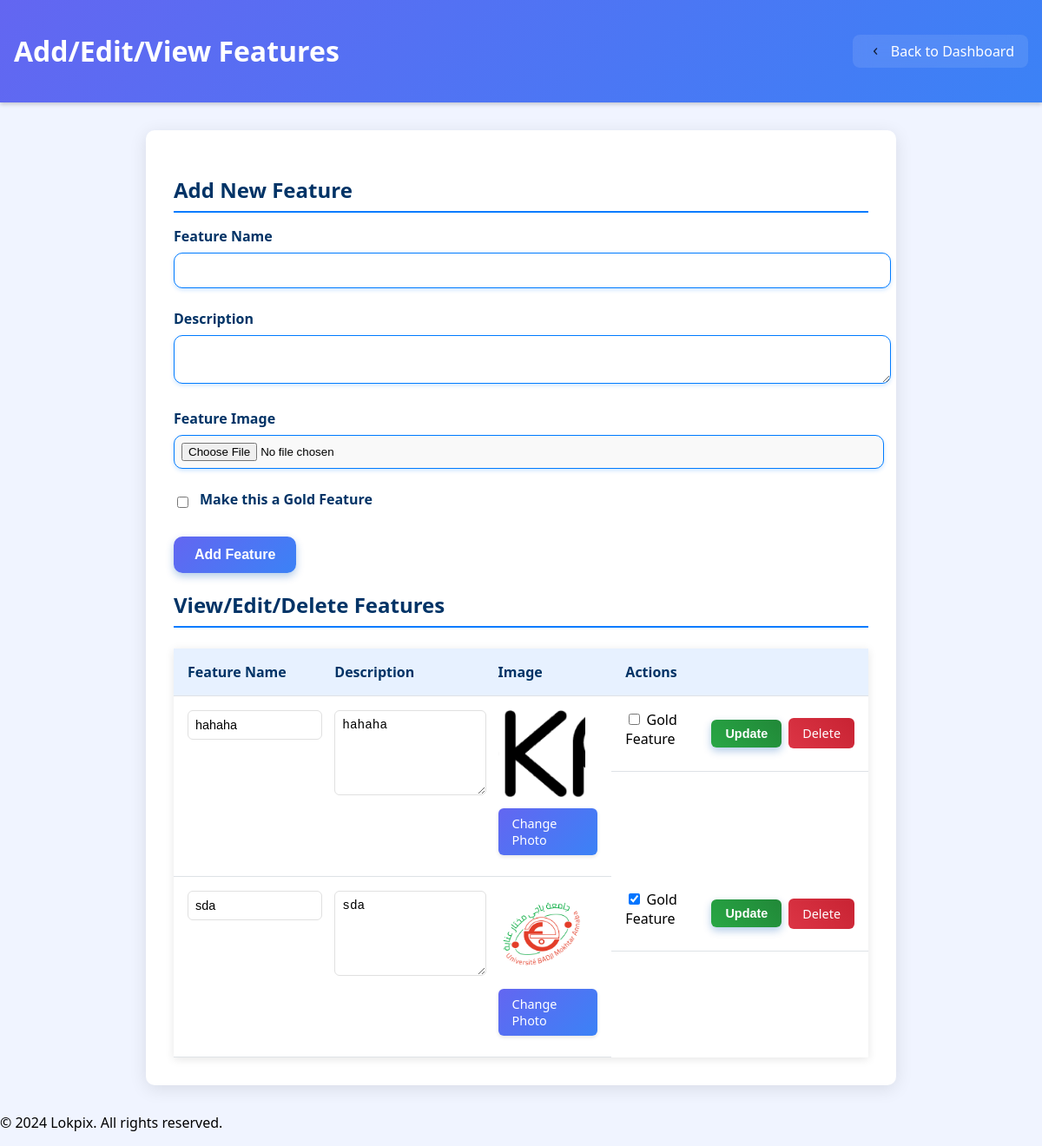
/add_feature.php, run on the app's committed database.
### tables this page shows
CREATE TABLE `features` (
  `id` int(11) NOT NULL,
  `title` varchar(255) NOT NULL,
  `description` text DEFAULT NULL,
  `photo` varchar(255) DEFAULT NULL,
  `created_at` timestamp NOT NULL DEFAULT current_timestamp(),
  `is_gold` tinyint(1) DEFAULT 0
);

### add_feature.php (the view, shortened to what this page needs)
<?php
include 'db_connect.php';
$stmt = $pdo->prepare("SELECT * FROM features ORDER BY created_at DESC");
$stmt->execute();
$features = $stmt->fetchAll();
?>
<!DOCTYPE html>
<html lang="en">
<head>
</head>
<body>
    <header style="display: flex; justify-content: space-between; align-items: center; padding: 1rem;">
        <h1 style="font-size: 2rem;">Add/Edit/View Features</h1>
        <a href="dashboard.php" style="text-decoration: none; display: inline-flex; align-items: center; gap: 0.5rem; color: white; background: rgba(255, 255, 255, 0.1); padding: 0.5rem 1rem; border-radius: 8px; backdrop-filter: blur(10px); transition: all 0.3s ease;">
            <img src="back.png" alt="Back" style="width: 20px; height: 20px;">
            <span style="font-size: 16px;">Back to Dashboard</span>
        </a>
    </header>
    <div class="main-content">
        <h2>Add New Feature</h2>
        <form action="add_feature.php" method="post" enctype="multipart/form-data">
            <div class="input-group">
                <label for="title">Feature Name</label>
                <input type="text" id="title" name="title" required>
            </div>
            <div class="input-group">
                <label for="description">Description</label>
                <textarea id="description" name="description" required></textarea>
            </div>
            <div class="input-group">
                <label for="photo">Feature Image</label>
                <input type="file" id="photo" name="photo" accept="image/*">
            </div>
            <div class="input-group" style="display: flex; align-items: center; gap: 10px;">
                <input type="checkbox" id="is_gold" name="is_gold" style="width: auto;">
                <label for="is_gold">Make this a Gold Feature</label>
            </div>
            <button type="submit">Add Feature</button>
        </form>
        <h2>View/Edit/Delete Features</h2>
        <table>
            <thead>
                <tr>
                    <th>Feature Name</th>
                    <th>Description</th>
                    <th>Image</th>
                    <th>Actions</th>
                </tr>
            </thead>
            <tbody>
                <?php foreach ($features as $feature): ?>
                <tr>
                    <form action="add_feature.php" method="post" enctype="multipart/form-data" style="display:inline;">
                        <td>
                            <input type="text" name="title" value="<?php echo htmlspecialchars($feature['title']); ?>" required>
                        </td>
                        <td>
                            <textarea name="description" required><?php echo htmlspecialchars($feature['description']); ?></textarea>
                        </td>
                        <td>
                            <img src="uploads/<?php echo htmlspecialchars($feature['photo']); ?>" alt="Image" class="feature-image">
                            <div class="file-input-container">
                                <label class="file-input-button" for="file-input-<?php echo $feature['id']; ?>">Change Photo</label>
                            </div>
                        </td>
                        <td class="table-actions">
                            <div style="margin-bottom: 10px;">
                                <input type="checkbox" id="is_gold_<?php echo $feature['id']; ?>" name="is_gold" <?php echo $feature['is_gold'] ? 'checked' : ''; ?> style="width: auto;">
                                <label for="is_gold_<?php echo $feature['id']; ?>">Gold Feature</label>
                            </div>
                            <button type="submit" class="btn-update">Update</button>
                            <a href="add_feature.php?action=delete&id=<?php echo $feature['id']; ?>" class="btn-delete" onclick="return confirm('Are you sure you want to delete this feature?');">Delete</a>
                        </td>
                    </form>
                </tr>
                <?php endforeach; ?>
            </tbody>
        </table>
    </div>
    <footer>
        <p>&copy; 2024 Lokpix. All rights reserved.</p>
    </footer>
</body>
</html>

### add_feature.php (style rules this page uses)
body { font-family: 'Segoe UI', Tahoma, Geneva, Verdana, sans-serif; background-color: #f0f4ff; margin: 0; padding: 0; }
header { background: linear-gradient(135deg, #6366f1, #3b82f6); color: white; padding: 1rem; box-shadow: 0 2px 5px rgba(0, 0, 0, 0.2); }
.main-content { padding: 2rem; background-color: white; border-radius: 10px; box-shadow: 0 4px 20px rgba(0, 0, 0, 0.1); margin: 2rem auto; max-width: 800px; transition: transform 0.3s; }
h2 { color: #003366; border-bottom: 2px solid #007bff; padding-bottom: 0.5rem; margin-bottom: 1rem; }
.input-group { margin-bottom: 1.5rem; }
.input-group label { display: block; margin-bottom: 0.5rem; font-weight: bold; color: #003366; }
.input-group input[type="text"], .input-group textarea, .input-group input[type="file"] { width: 100%; padding: 0.75rem; border: 1px solid #007bff; border-radius: 10px; box-shadow: 0 2px 5px rgba(0, 123, 255, 0.2); transition: border-color 0.3s, box-shadow 0.3s; }
.input-group input[type="file"] { padding: 0.5rem; border: 1px solid #007bff; border-radius: 10px; background-color: #f9f9f9; transition: border-color 0.3s; }
button { background:linear-gradient(135deg, #6366f1, #3b82f6); color: white; border: none; padding: 0.75rem 1.5rem; border-radius: 10px; cursor: pointer; transition: background-color 0.3s, transform 0.2s; font-size: 1rem; font-weight: bold; box-shadow: 0 4px 10px rgba(0, 86, 179, 0.3); }
table { width: 100%; border-collapse: collapse; margin-top: 1.5rem; box-shadow: 0 2px 10px rgba(0, 0, 0, 0.1); }
th, td { padding: 1rem; text-align: left; border-bottom: 1px solid #dee2e6; }
th { background-color: #e7f1ff; font-weight: bold; color: #003366; }
a { color: #007bff; text-decoration: none; transition: color 0.3s; }
td input[type="text"], td textarea { width: 100%; padding: 0.5rem; border: 1px solid #e0e0e0; border-radius: 6px; font-size: 0.9rem; transition: all 0.3s ease; background-color: #fff; margin-bottom: 0.5rem; }
td textarea { min-height: 80px; resize: vertical; }
.file-input-container { position: relative; margin-bottom: 0.5rem; }
.file-input-button { display: inline-block; padding: 0.5rem 1rem; background: linear-gradient(135deg, #6366f1, #3b82f6); color: white; border-radius: 6px; cursor: pointer; font-size: 0.9rem; transition: all 0.3s ease; border: none; box-shadow: 0 2px 4px rgba(0, 0, 0, 0.1); }
.table-actions { display: flex; gap: 0.5rem; align-items: center; }
.btn-update, .btn-delete { padding: 0.5rem 1rem; border-radius: 6px; font-size: 0.9rem; cursor: pointer; transition: all 0.3s ease; border: none; text-decoration: none; display: inline-block; text-align: center; }
.btn-update { background: linear-gradient(45deg, #28a745, #218838); color: white; }
.btn-delete { background: linear-gradient(45deg, #dc3545, #c82333); color: white; }
td { padding: 1rem; vertical-align: top; }
.feature-image { width: 100px; height: 100px; object-fit: cover; border-radius: 4px; margin-bottom: 0.5rem; }

### data on the page
features: title "hahaha", description "hahaha", photo (picture)
features: title "sda", description "sda", photo (picture), is_gold "☑"
